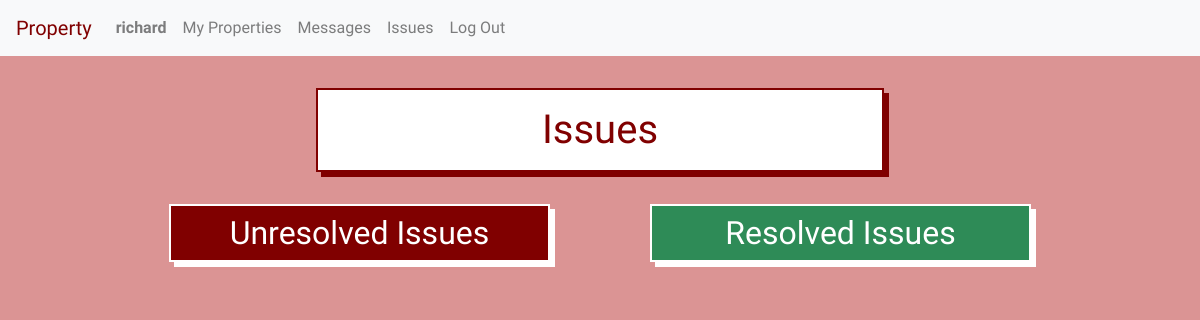
/unit_issues/5 (signed in), run on an earlier commit of the app's database.
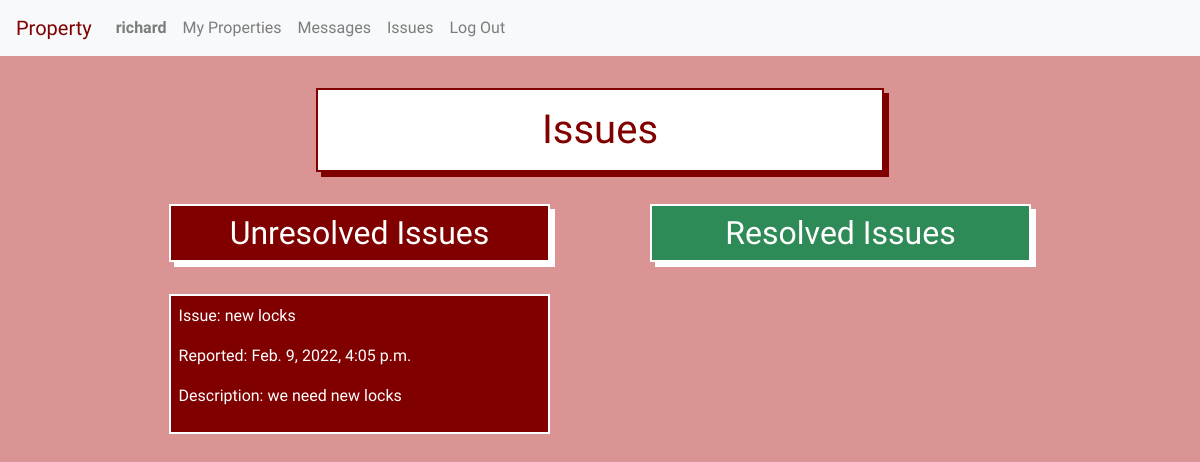
And on a later commit of the database.
### property/models.py (models this page shows, shortened)
class Issue(models.Model):
    unit_id = models.ForeignKey(Unit, on_delete=models.CASCADE, related_name="issues")
    image = models.ImageField(blank=True, upload_to='images/')
    title = models.CharField(max_length=50)
    description = models.TextField(max_length=1000, null=False, blank=False)
    time_created = models.DateTimeField(default=timezone.now)
    resolved = models.BooleanField(default=False)

### property/views.py (the view)
# urls.py: path("unit_issues/<int:unit_id>", views.unit_issues, name="unit_issues"),
@login_required
def unit_issues(request, unit_id):
    if request.method == "GET":
        unit = Unit.objects.get(id=unit_id)
        resolved_issues = Issue.objects.filter(unit_id=unit.id).filter(resolved=True).order_by('-time_created')
        unresolved_issues = Issue.objects.filter(unit_id=unit.id).filter(resolved=False).order_by('-time_created')
        return render(request, 'property/unit_issues.html', {
            "resolved_issues": resolved_issues,
            "unresolved_issues": unresolved_issues,
            "unit": unit
        })
    else:
        return render(request, 'property/error.html')

### property/templates/property/unit_issues.html (shortened to what this page needs)
{% extends "property/layout.html" %}
{% block body %}
<h1>Issues</h1>
{% if user.is_authenticated %}
    {% if user == unit.manager or user == unit.tenant %}
        <div class="inline-child">
            <h2 id="unresolved_header">Unresolved Issues</h2>
            <div class="unresolved-issues">
            {% for issue in unresolved_issues %}
                <div class="unresolved-item">
                    <p>Issue: {{issue.title}}</p>
                    <p>Reported: {{issue.time_created}}</p>
                    <p>Description: {{issue.description}}</p>
                </div>
            {% endfor %}
            </div>
        </div>
        <div class="inline-child">
            <h2 id="resolved_header">Resolved Issues</h2>
        </div>
    {% else %}
    <br><br>You don't have permission to view this page.
    {% endif %}
{% else %}
<br><br>You don't have permission to view this page.
{% endif %}
{% endblock %}

What changed in the data, as far as the page shows it:
added Issue: title "new locks", time_created "Feb. 9, 2022, 4:05 p.m.", description "we need new locks"
